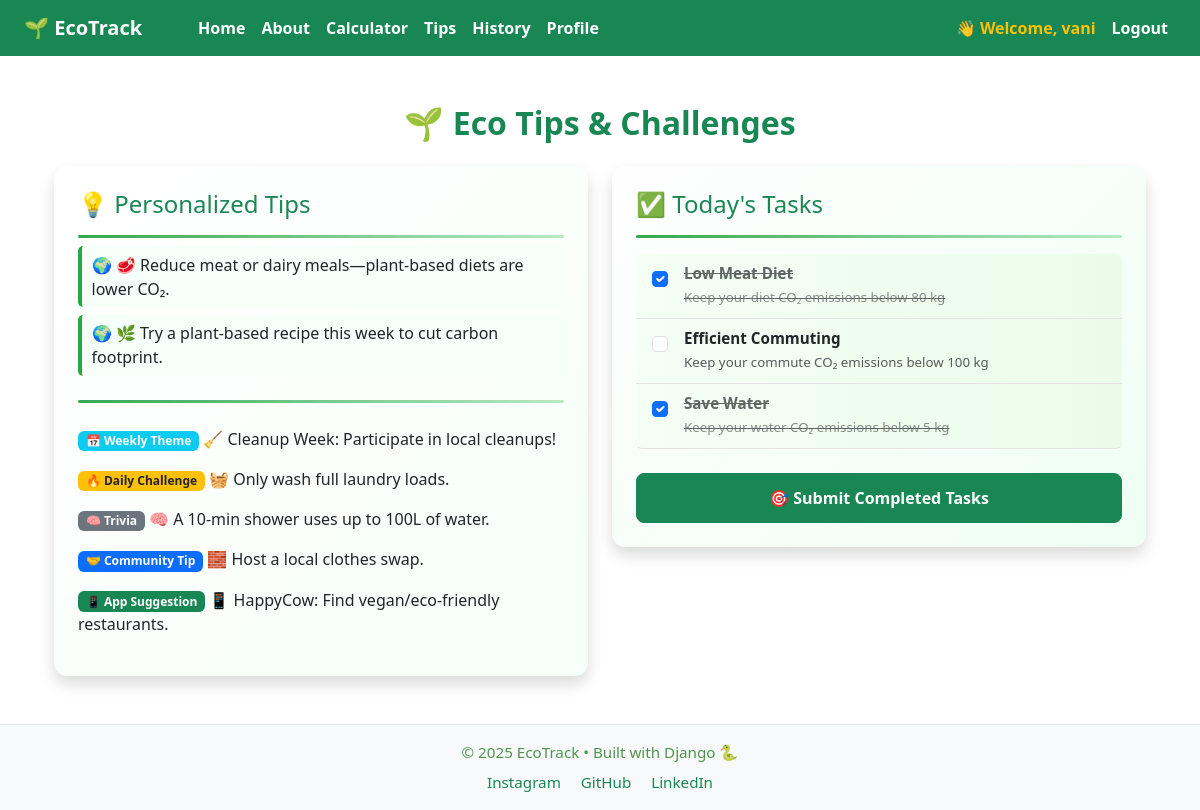
The page /tips/ (signed in) on the database its author committed.
### climateapp/models.py (models this page shows, shortened)
class Task(models.Model):
    id:int
    DAILY = 'daily'
    WEEKLY = 'weekly'
    TASK_TYPE_CHOICES = [
        (DAILY, 'Daily'),
        (WEEKLY, 'Weekly'),
    ]
    title = models.CharField(max_length=255)
    description = models.TextField()
    task_type = models.CharField(max_length=10, choices=TASK_TYPE_CHOICES, default=DAILY)
    day_of_week = models.CharField(max_length=10, blank=True, null=True)  # For daily tasks like "Monday"
    goal = models.CharField(max_length=50, blank=True, null=True)
    is_weekly = models.BooleanField(default=False)  # New: to distinguish weekly tasks

### climateapp/views.py (the view)
# urls.py: path('tips/', views.tips, name='tips'),
@login_required
def tips(request):
    today = now().date()
    weekday = today.weekday()
    existing_today = UserTask.objects.filter(user=request.user, assigned_at=today)
    if not existing_today.exists():
        UserTask.objects.filter(user=request.user).delete()
        random_tasks = Task.objects.order_by('?')[:3]
        for task in random_tasks:
            UserTask.objects.create(user=request.user, task=task, assigned_at=today)
    user_tasks = UserTask.objects.filter(user=request.user, assigned_at=today)
    tasks = [{
        'id': ut.task.id,
        'title': ut.task.title,
        'description': ut.task.description,
        'completed': ut.completed
    } for ut in user_tasks]
    record = ImpactRecord.objects.filter(user=request.user, created_at__date=today).first()
    tips = []
    if record:
     if record.diet_co2 > 120:
        tips.append("🥩 Reduce meat or dairy meals—plant-based diets are lower CO₂.")
        tips.append("🌿 Try a plant-based recipe this week to cut carbon footprint.")
     elif record.diet_co2 > 80:
        tips.append("🥗 Add more vegetarian meals to reduce your carbon diet impact.")
        tips.append("🍳 Choose local, seasonal foods when possible.")
     if record.commute_co2 > 160:
        tips.append("🚗 Try carpooling or public transport instead of solo driving.")
        tips.append("🛴 Consider biking or using an e-scooter for short trips.")
     elif record.commute_co2 > 100:
        tips.append("🚌 Use public transport for some of your trips this week.")
        tips.append("🚶 Walk to nearby destinations instead of using a vehicle.")
     if record.energy_co2 > 10:
        tips.append("💡 Switch to LED bulbs and reduce AC use where possible.")
        tips.append("🖥️ Enable power-saving mode on all electronics.")
     elif record.energy_co2 > 5:
        tips.append("🔌 Turn off devices instead of leaving them on standby.")
        tips.append("🌬️ Use fans before switching on the AC.")
     if record.water_co2 > 5:
        tips.append("🚿 Shorten showers and avoid wasteful taps.")
        tips.append("🛁 Skip the bath and take quick showers instead.")
     elif record.water_co2 > 3:
        tips.append("💧 Use a bucket for washing and water plants in the evening.")
        tips.append("🌱 Reuse RO or leftover water for plants.")
    else:
     tips = [
        "🚲 Bike or walk short distances.",
        "🔌 Unplug devices not in use to save energy."
      ]
    weekly_themes = [
        "♻️ Zero-Waste Week: Ditch all disposables!",
        "🌞 Solar Week: Learn about renewable energy.",
        "🌱 Plant-Based Week: Eat vegan 3 times this week.",
        "🚪 Car-Free Week: Ditch your car for a couple days.",
        "💧 Water Saver Week: Reduce water use by 20%.",
        "🔌 Smart Energy Week: Use power-saving devices.",
        "🧹 Cleanup Week: Participate in local cleanups!"
    ]
    weekly_theme = weekly_themes[weekday]
    daily_challenges = [
        "🌿 Go meatless today!",
        "🚿 Limit your shower to 5 minutes.",
        "🚲 Walk or bike today.",
        "🔌 Unplug unused devices.",
        "♻️ Repurpose instead of throwing out.",
        "💡 Replace a bulb with an LED.",
        "🧺 Only wash full laundry loads."
    ]
    daily_challenge = daily_challenges[weekday]
    trivia_list = [
        "🧠 1 kg of beef emits up to 60 kg CO₂.",
        "🧠 Turning off devices saves ~10% energy.",
        "🧠 A 10-min shower uses up to 100L of water.",
        "🧠 LEDs use 90% less power than normal bulbs.",
        "🧠 Biking just 1x/week helps cut urban CO₂."
    ]
    trivia = random.choice(trivia_list)
    community_tips = [
        "🧱 Start a community compost bin!",
        "🧱 Host a local clothes swap.",
        "🧱 Plant a tree with neighbors.",
        "🧱 Share public transport to events."
    ]
    community_tip = random.choice(community_tips)
    app_suggestions = [
        "📱 JouleBug: Track your daily sustainability wins!",
        "📱 Oroeco: Visualize your carbon impact.",
        "📱 TooGoodToGo: Save food from waste nearby.",
        "📱 HappyCow: Find vegan/eco-friendly restaurants."
    ]
    app_tip = random.choice(app_suggestions)
    return render(request, 'climateapp/tips.html', {
        'tips': tips,
        'weekly_theme': weekly_theme,
        'daily_challenge': daily_challenge,
        'trivia': trivia,
        'community_tip': community_tip,
        'app_tip': app_tip,
        'tasks': tasks,
        'has_data': bool(record),
    })

### climateapp/templates/climateapp/tips.html (shortened to what this page needs)
{% extends 'climateapp/base.html' %}
{% load static %}
{% block content %}
<link href="https://cdn.jsdelivr.net/npm/bootstrap@5.3.0/dist/css/bootstrap.min.css" rel="stylesheet">
<div class="container mt-5">
  <h2 class="text-success fw-bold text-center mb-4 animate-fadein">🌱 Eco Tips & Challenges</h2>
  <div class="row g-4">
    <div class="col-lg-6">
      <div class="card p-4 shadow animate-slideup tip-card">
        <h4 class="text-success mb-3">💡 Personalized Tips</h4>
        <div class="section-divider mb-2"></div>
        {% for tip in tips %}
          <p class="tip-line">🌍 {{ tip }}</p>
        {% endfor %}
        <div class="section-divider mt-3 mb-3"></div>
        <div class="mt-2">
          <p><span class="badge bg-info">📅 Weekly Theme</span> {{ weekly_theme }}</p>
          <p><span class="badge bg-warning text-dark">🔥 Daily Challenge</span> {{ daily_challenge }}</p>
          <p><span class="badge bg-secondary">🧠 Trivia</span> {{ trivia }}</p>
          <p><span class="badge bg-primary">🤝 Community Tip</span> {{ community_tip }}</p>
          <p><span class="badge bg-success">📱 App Suggestion</span> {{ app_tip }}</p>
        </div>
      </div>
    </div>
    <div class="col-lg-6">
      <div class="card p-4 shadow animate-slideup delay-1 task-card">
        <h4 class="text-success mb-3">✅ Today's Tasks</h4>
        <div class="section-divider mb-3"></div>
        <form id="taskForm">
          <ul class="list-group mb-4">
            {% for task in tasks %}
              <li class="list-group-item d-flex justify-content-between align-items-start animate-fadein delay-{{ forloop.counter }}">
                <div class="form-check w-100">
                  <input class="form-check-input" type="checkbox" name="tasks" id="task{{ task.id }}" value="{{ task.id }}"
                         {% if task.completed %}checked{% endif %}>
                  <label class="form-check-label ms-2 task-label" for="task{{ task.id }}">
                    <strong class="text-dark">{{ task.title }}</strong><br>
                    <span class="text-muted small">{{ task.description }}</span>
                  </label>
                </div>
              </li>
            {% endfor %}
          </ul>
          <button type="submit" class="btn btn-success w-100 btn-animated">🎯 Submit Completed Tasks</button>
        </form>
      </div>
    </div>
  </div>
</div>
{% endblock %}

### climateapp/templates/climateapp/base.html (shortened to what this page needs)
<!DOCTYPE html>
<html lang="en">
<head>
    {% load static %}
    <link rel="stylesheet" href="https://cdn.jsdelivr.net/npm/bootstrap@5.3.0/dist/css/bootstrap.min.css">
    <link rel="stylesheet" href="{% static 'climateapp/css/style.css' %}">
</head>
<body>
 <nav class="navbar navbar-expand-lg navbar-dark bg-success px-4">
    <a class="navbar-brand fw-bold text-white me-5" href="/">🌱 EcoTrack</a>
    <div class="collapse navbar-collapse justify-content-between" id="navbarNav">
        <ul class="navbar-nav">
            <li class="nav-item"><a class="nav-link fw-bold text-white nav-custom" href="/">Home</a></li>
            <li class="nav-item"><a class="nav-link fw-bold text-white nav-custom" href="/about/">About</a></li>
            <li class="nav-item"><a class="nav-link fw-bold text-white nav-custom" href="/calculator/">Calculator</a></li>
            <li class="nav-item"><a class="nav-link fw-bold text-white nav-custom" href="/tips/">Tips</a></li>
            <li class="nav-item"><a class="nav-link fw-bold text-white nav-custom" href="{% url 'impact-history' %}">History</a></li>
            <li class="nav-item"><a class="nav-link fw-bold text-white nav-custom" href="{% url 'profile' %}">Profile</a></li>
        </ul>
        <ul class="navbar-nav">
            {% if user.is_authenticated %}
                <li class="nav-item">
                    <a class="nav-link fw-bold text-warning nav-custom" href="#">👋 Welcome, {{ user.username }}</a>
                </li>
                <li class="nav-item">
                    <a class="nav-link fw-bold text-white nav-custom" href="{% url 'logout' %}">Logout</a>
                </li>
            {% endif %}
        </ul>
    </div>
</nav>
    <div class="container mt-4">
        {% block content %}
        {% endblock %}
    </div>
    <footer class="bg-light text-center p-3 mt-5 border-top">
        <p class="mb-0">© 2025 EcoTrack • Built with Django 🐍</p>
        <div class="mt-2">
            <a href="#" class="text-success text-decoration-none mx-2">Instagram</a>
            <a href="#" class="text-success text-decoration-none mx-2">GitHub</a>
            <a href="#" class="text-success text-decoration-none mx-2">LinkedIn</a>
        </div>
    </footer>
</body>
</html>

### climateapp/static/climateapp/css/style.css (style rules this page uses)
body { font-family: 'Segoe UI', sans-serif; background-color: #f7fdf7; color: #2f4f2f; }
h1, h2, h3, h4, h5 { font-weight: 600; color: #2e7d32; }
.btn-success { background-color: #388e3c; border-color: #2e7d32; }
.card { border: 1px solid #e0e0e0; border-radius: 12px; box-shadow: 0 4px 8px rgba(0,0,0,0.05); }
input, select { border-radius: 8px; }
footer { background-color: #e8f5e9; font-size: 0.95rem; color: #4e944f; }

### climateapp/templates/climateapp/tips.html (style rules this page uses)
.animate-fadein { animation: fadeIn 0.8s ease forwards; opacity: 0; }
.animate-slideup { animation: slideUp 0.9s ease forwards; opacity: 0; transform: translateY(30px); }
.delay-1 { animation-delay: 0.2s; }
.delay-2 { animation-delay: 0.3s; }
.delay-3 { animation-delay: 0.4s; }
.form-check-input:checked + .form-check-label { text-decoration: line-through; opacity: 0.7; transition: all 0.3s ease; }
.card { border-radius: 14px; border: none; transition: all 0.3s ease; }
.btn-success { font-weight: bold; padding: 0.75rem; font-size: 1rem; border-radius: 8px; }
.btn-animated { transition: all 0.3s ease; }
.list-group-item { border: none; border-bottom: 1px solid #e3e3e3; transition: background 0.2s; background: linear-gradient(90deg, #f4fff5, #eafce9); }
.task-label { font-size: 0.95rem; margin-left: 0.25rem; }
.form-check-input { margin-top: 0.55rem; }
.section-divider { height: 3px; width: 100%; background: linear-gradient(to right, #34a853, #b7eac2); border-radius: 5px; }
.tip-line { background: #f6fffa; padding: 0.4rem 0.6rem; border-left: 4px solid #28a745; border-radius: 5px; margin-bottom: 8px; }
.tip-card { background: linear-gradient(135deg, #ffffff, #f6fff9); }
.task-card { background: linear-gradient(135deg, #fefefe, #effff4); }

### rows shown on the page
Task: title "Low Meat Diet", description "Keep your diet CO₂ emissions below 80 kg"
Task: title "Efficient Commuting", description "Keep your commute CO₂ emissions below 100 kg"
Task: title "Save Water", description "Keep your water CO₂ emissions below 5 kg"

### other values the page prints
{{ user.username }} "vani"
{{ tip }} "🥩 Reduce meat or dairy meals—plant-based diets are lower CO₂." "🌿 Try a plant-based recipe this week to cut carbon footprint."
{{ weekly_theme }} "🧹 Cleanup Week: Participate in local cleanups!"
{{ daily_challenge }} "🧺 Only wash full laundry loads."
